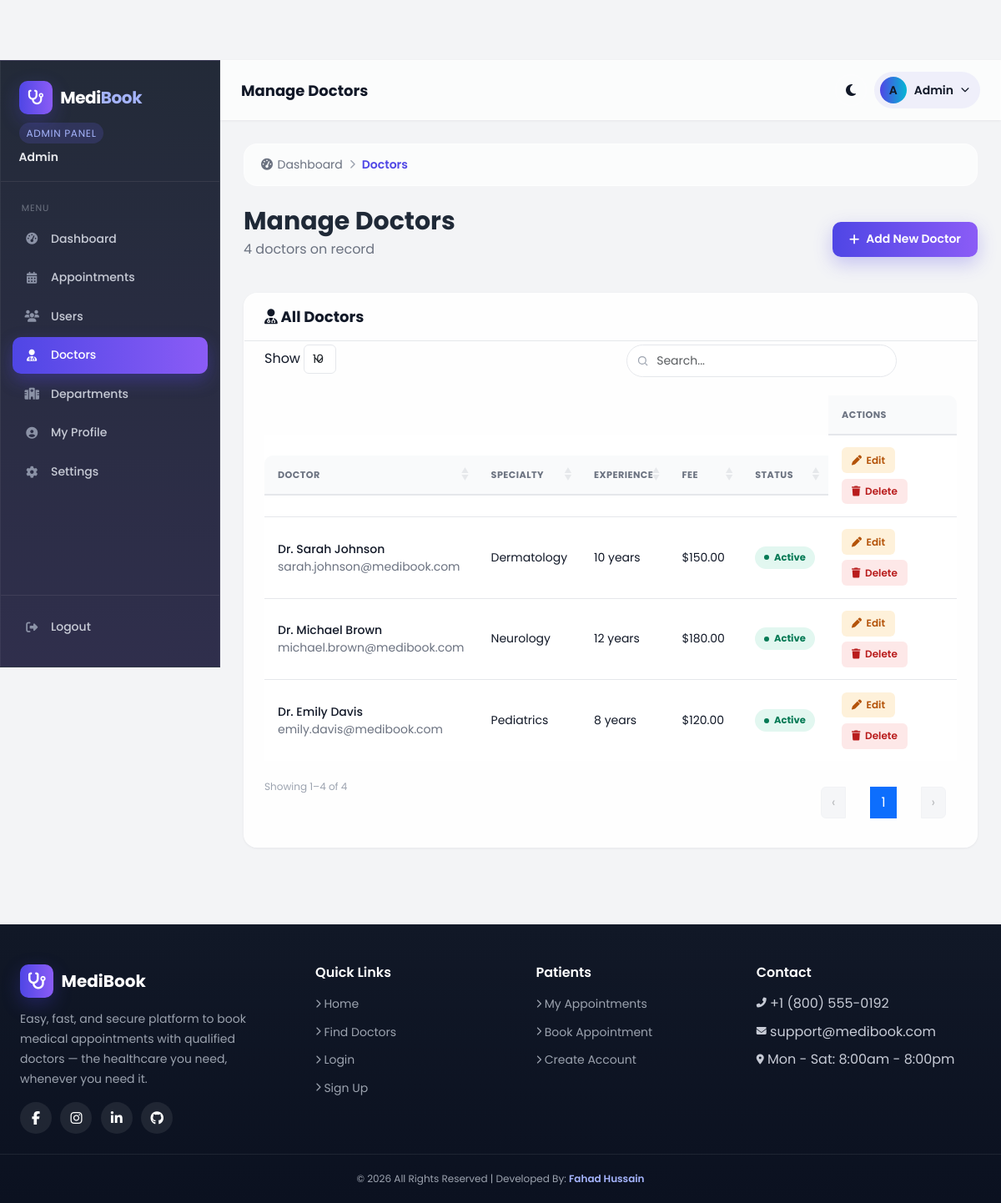
Page /admin/doctors.php (signed in) on the committed database.
### tables this page shows
CREATE TABLE `doctors` (
  `id` int(11) NOT NULL,
  `user_id` int(11) DEFAULT NULL,
  `specialty_id` int(11) DEFAULT NULL,
  `qualification` text DEFAULT NULL,
  `experience_years` int(11) DEFAULT NULL,
  `consultation_fee` decimal(10,2) DEFAULT NULL,
  `bio` text DEFAULT NULL,
  `available_days` varchar(50) DEFAULT NULL,
  `available_time_start` time DEFAULT NULL,
  `available_time_end` time DEFAULT NULL,
  `status` enum('active','inactive') DEFAULT 'active',
  `created_at` timestamp NOT NULL DEFAULT current_timestamp()
);

CREATE TABLE `users` (
  `id` int(11) NOT NULL,
  `first_name` varchar(50) NOT NULL,
  `last_name` varchar(50) NOT NULL,
  `email` varchar(100) NOT NULL,
  `password` varchar(255) NOT NULL,
  `phone` varchar(20) DEFAULT NULL,
  `date_of_birth` date DEFAULT NULL,
  `address` text DEFAULT NULL,
  `role` enum('patient','admin','doctor') DEFAULT 'patient',
  `created_at` timestamp NOT NULL DEFAULT current_timestamp(),
  `updated_at` timestamp NOT NULL DEFAULT current_timestamp() ON UPDATE current_timestamp()
);

CREATE TABLE `specialties` (
  `id` int(11) NOT NULL,
  `name` varchar(100) NOT NULL,
  `description` text DEFAULT NULL,
  `icon` varchar(50) DEFAULT NULL,
  `created_at` timestamp NOT NULL DEFAULT current_timestamp()
);

### admin/doctors.php (the view, shortened to what this page needs)
<?php
require_once '../includes/config.php';
$doctors = $pdo->query("
    SELECT d.*, u.first_name, u.last_name, u.email, s.name as specialty_name
    FROM doctors d
    JOIN users u ON d.user_id = u.id
    JOIN specialties s ON d.specialty_id = s.id
    ORDER BY d.created_at DESC
")->fetchAll(PDO::FETCH_ASSOC);
?>
<?php
require '../includes/dash_header.php';
?>
            <div class="crud-toolbar">
                <div>
                    <h1 class="text-3xl font-bold text-gray-800">Manage Doctors</h1>
                    <p class="text-gray-500" style="margin-top:.25rem;"><?php echo count($doctors); ?> doctor<?php echo count($doctors) == 1 ? '' : 's'; ?> on record</p>
                </div>
                <button type="button" class="crud-add-btn" data-bs-toggle="modal" data-bs-target="#addDoctorModal">
                    <i class="fas fa-plus"></i> Add New Doctor
                </button>
            </div>
            <div class="crud-table-card">
                <div class="crud-table-header">
                    <h2><i class="fas fa-user-md"></i> All Doctors</h2>
                </div>
                <div class="crud-table-scroll">
                    <table class="mb-datatable table align-middle w-100">
                        <thead>
                            <tr>
                                <th>Doctor</th>
                                <th>Specialty</th>
                                <th>Experience</th>
                                <th>Fee</th>
                                <th>Status</th>
                                <th class="no-sort">Actions</th>
                            </tr>
                        </thead>
                        <tbody>
                            <?php foreach ($doctors as $doctor): ?>
                            <tr>
                                <td>
                                    <div class="font-medium">Dr. <?php echo htmlspecialchars($doctor['first_name'] . ' ' . $doctor['last_name']); ?></div>
                                    <div class="text-gray-500 text-sm"><?php echo htmlspecialchars($doctor['email']); ?></div>
                                </td>
                                <td><?php echo htmlspecialchars($doctor['specialty_name']); ?></td>
                                <td><?php echo (int)$doctor['experience_years']; ?> years</td>
                                <td>$<?php echo htmlspecialchars($doctor['consultation_fee']); ?></td>
                                <td>
                                    <span class="crud-badge crud-badge-<?php echo $doctor['status'] == 'active' ? 'active' : 'inactive'; ?>">
                                        <?php echo ucfirst($doctor['status']); ?>
                                    </span>
                                </td>
                                <td>
                                    <div class="crud-actions">
                                        <button type="button" class="crud-act-btn crud-act-edit"
                                                data-edit-trigger="#editDoctorModal"
                                                data-field-id="<?php echo $doctor['id']; ?>"
                                                data-field-specialty_id="<?php echo $doctor['specialty_id']; ?>"
                                                data-field-qualification="<?php echo htmlspecialchars($doctor['qualification'], ENT_QUOTES); ?>"
                                                data-field-experience_years="<?php echo $doctor['experience_years']; ?>"
                                                data-field-consultation_fee="<?php echo $doctor['consultation_fee']; ?>"
                                                data-field-bio="<?php echo htmlspecialchars($doctor['bio'], ENT_QUOTES); ?>"
                                                data-field-available_days="<?php echo htmlspecialchars($doctor['available_days'], ENT_QUOTES); ?>"
                                                data-field-available_time_start="<?php echo htmlspecialchars($doctor['available_time_start']); ?>"
                                                data-field-available_time_end="<?php echo htmlspecialchars($doctor['available_time_end']); ?>"
                                                data-field-status="<?php echo $doctor['status']; ?>">
                                            <i class="fas fa-pen"></i> Edit
                                        </button>
                                        <button type="button" class="crud-act-btn crud-act-delete"
                                                data-delete-trigger="#deleteDoctorModal"
                                                data-delete-href="?delete=<?php echo $doctor['id']; ?>"
                                                data-delete-label="Dr. <?php echo htmlspecialchars($doctor['first_name'] . ' ' . $doctor['last_name'], ENT_QUOTES); ?>">
                                            <i class="fas fa-trash"></i> Delete
                                        </button>
                                    </div>
                                </td>
                            </tr>
                            <?php endforeach; ?>
                        </tbody>
                    </table>
                </div>
            </div>
<?php require '../includes/dash_footer.php'; ?>

### assets/css/variables.css (style rules this page uses)
:root { --color-primary: #4F46E5; --color-primary-rgb: 79, 70, 229; --color-secondary: #06B6D4; --color-secondary-rgb: 6, 182, 212; --color-success: #10B981; --color-success-rgb: 16, 185, 129; --color-warning: #F59E0B; --color-warning-rgb: 245, 158, 11; --color-danger: #EF4444; --color-danger-rgb: 239, 68, 68; --color-purple: #8B5CF6; --color-purple-rgb: 139, 92, 246; --color-pink: #EC4899; --color-pink-rgb: 236, 72, 153; --color-orange: #F97316; --color-orange-rgb: 249, 115, 22; --color-bg: #F5F7FB; --color-surface: #FFFFFF; --color-border: #E5E7EB; --color-text: #111827; --color-text-muted: #6B7280; --color-text-soft: #9CA3AF; --color-primary-tint: rgba(var(--color-primary-rgb), .12); --color-secondary-tint: rgba(var(--color-secondary-rgb), .12); --color-success-tint: rgba(var(--color-success-rgb), .12); --color-warning-tint: rgba(var(--color-warning-rgb), .14); --color-danger-tint: rgba(var(--color-danger-rgb), .12); --color-purple-tint: rgba(var(--color-purple-rgb), .12); --color-pink-tint: rgba(var(--color-pink-rgb), .12); --color-orange-tint: rgba(var(--color-orange-rgb), .12); --gradient-primary: linear-gradient(90deg, var(--color-primary), var(--color-purple)); --gradient-cool: linear-gradient(90deg, var(--color-primary), var(--color-secondary)); --gradient-warm: linear-gradient(90deg, var(--color-pink), var(--color-orange)); --font-base: 'Poppins', -apple-system, BlinkMacSystemFont, 'Segoe UI', sans-serif; --fs-xs: .75rem; --fs-sm: .875rem; --fs-base: 1rem; --fs-lg: 1.125rem; --fs-xl: 1.25rem; --fs-2xl: 1.5rem; --fs-3xl: 1.875rem; --fs-4xl: 2.25rem; --space-1: 0.25rem; --space-2: 0.5rem; --space-3: 0.75rem; --space-4: 1rem; --space-5: 1.5rem; --space-6: 2rem; --space-8: 3rem; --radius-sm: 6px; --radius-md: 10px; --radius-lg: 16px; --radius-xl: 22px; --radius-pill: 999px; --shadow-sm: 0 1px 3px rgba(17, 24, 39, .06); --shadow-md: 0 6px 20px rgba(17, 24, 39, .08); --shadow-lg: 0 14px 34px rgba(17, 24, 39, .12); --shadow-primary: 0 8px 22px rgba(var(--color-primary-rgb), .28); --transition-fast: 150ms ease; --transition-base: 220ms ease; --transition-slow: 400ms ease; }

### assets/css/custom.css (style rules this page uses)
body { font-family: var(--font-base); color: var(--color-text); }
h1, h2, h3, h4, h5, h6 { font-family: var(--font-base); font-weight: 600; }
* { scrollbar-width: thin; scrollbar-color: rgba(var(--color-primary-rgb), .35) var(--color-bg); }
.table { --bs-table-border-color: var(--color-border); }
.table thead th { font-size: var(--fs-xs); text-transform: uppercase; letter-spacing: .04em; color: var(--color-text-muted); font-weight: 600; border-bottom-width: 1px; background: var(--color-bg); }
html { scroll-behavior: smooth; }
body { animation: fadeIn .35s ease both; }
.table-responsive, .crud-table-scroll { max-width: 100%; }
.crud-table-card { transition: box-shadow var(--transition-base); }
.crud-table-card:not(.db-fade-in), .db-panel:not(.db-fade-in) { animation: fadeInUp var(--transition-slow) ease both; }

### assets/css/layout.css (style rules this page uses)
body { padding-top: 108px; }
body.mb-dash-body { padding-top: 72px; }

### rows in the picture
doctors: user.last_name "Sarah Johnson", user.email "sarah.johnson@medibook.com", specialty.name "Dermatology", experience_years "10", consultation_fee "150.00", status "Active"
doctors: user.last_name "Michael Brown", user.email "michael.brown@medibook.com", specialty.name "Neurology", experience_years "12", consultation_fee "180.00", status "Active"
doctors: user.last_name "Emily Davis", user.email "emily.davis@medibook.com", specialty.name "Pediatrics", experience_years "8", consultation_fee "120.00", status "Active"

### other values in the picture
$roleLabel "ADMIN PANEL"
$_SESSION['first_name'] "Admin"
$item['label'] "Dashboard"
$item['label'] "Appointments"
$item['label'] "Users"
$item['label'] "Doctors"
$item['label'] "Departments"
$item['label'] "My Profile"
$item['label'] "Settings"
$pageTitle "Manage Doctors"
substr($_SESSION['first_name'] ?? 'U', 0, 1) "A"
$bc['label'] "Dashboard"
$bc['label'] "Doctors"
count($doctors) "4"
